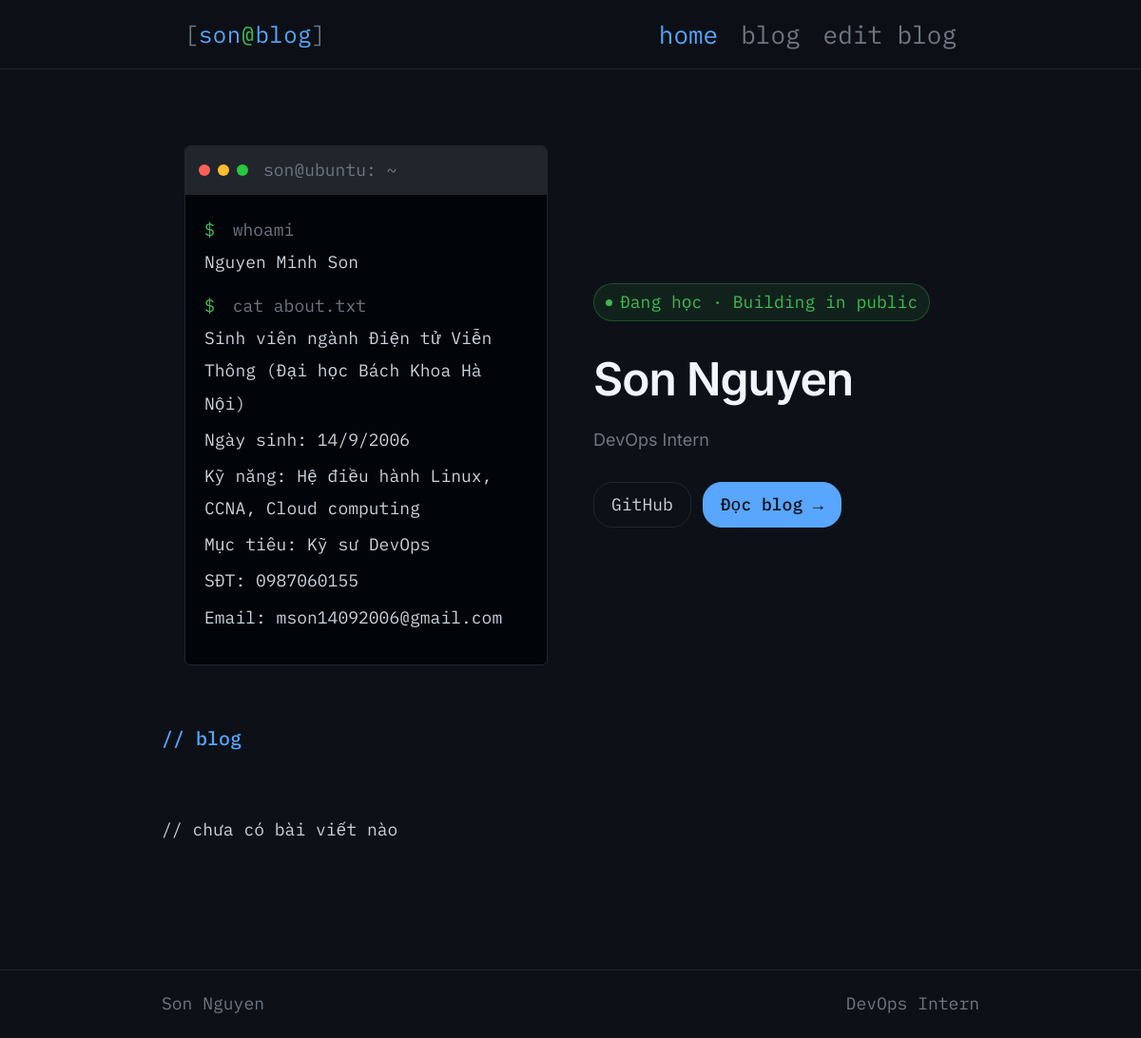
The app's page /, older data.
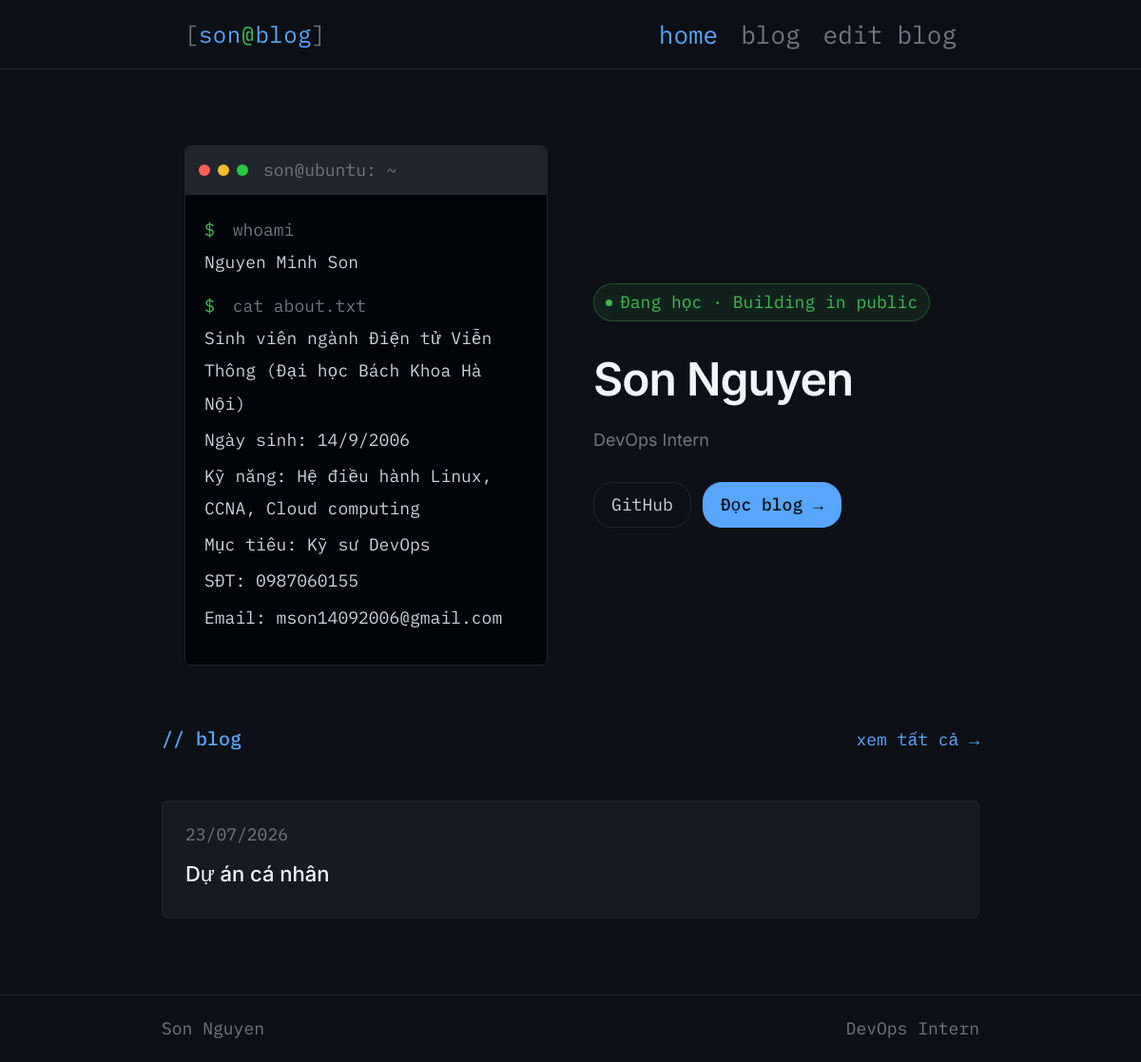
The same page, newer data.
### app/models.py (models this page shows)
class Post(db.Model):
    __tablename__ = "posts"
    id        = db.Column(db.Integer, primary_key=True) # Tạo cột id kiểu Integer, là primary key (không trùng lặp, tự tăng)
    tags      = db.Column(db.String(200)) # Danh sách tag, VD: "python, flask"
    slug      = db.Column(db.String(200), unique=True, nullable=False)  # URL-friendly string VD: "my-first-post"
    title     = db.Column(db.String(300), nullable=False) # Tiêu đề bài viết
    summary   = db.Column(db.String(500))
    content   = db.Column(db.Text, nullable=False) # Nội dung bài viết (Markdown)
    created   = db.Column(db.DateTime, default=datetime.utcnow) # Ngày tạo bài viết, mặc định là thời điểm hiện tại
    published = db.Column(db.Boolean, default=True) # Bài viết đã được publish chưa, mặc định là True
    def tag_list(self):
        if not self.tags:
            return []
        return [t.strip() for t in self.tags.split(",") if t.strip()]

### app/route/main.py (the view)
@main_bp.route("/")
def home():
    recent_posts = Post.query.filter_by(published=True) \
        .order_by(Post.created.desc()).limit(3).all()
    return render_template("home.html", recent_posts=recent_posts)

### app/templates/home.html (shortened to what this page needs)
{% extends "base.html" %}
{% block content %}
<section class="hero">
  <div class="hero-inner">
    <div class="hero-terminal">
      <div class="terminal-bar">
        <span class="dot red"></span>
        <span class="dot yellow"></span>
        <span class="dot green"></span>
        <span class="terminal-title">son@ubuntu: ~</span>
      </div>
      <div class="terminal-body">
        <p class="term-line"><span class="prompt">$</span> whoami</p>
        <p class="term-output">Nguyen Minh Son</p>
        <p class="term-line"><span class="prompt">$</span> cat about.txt</p>
        <div class="term-output about-text">
          <p>Sinh viên ngành Điện tử Viễn Thông (Đại học Bách Khoa Hà Nội)</p>
          <p>Ngày sinh: 14/9/2006</p>
          <p>Kỹ năng: Hệ điều hành Linux, CCNA, Cloud computing</p>
          <p>Mục tiêu: Kỹ sư DevOps</p>
          <p>SĐT: 0987060155</p>
          <p>Email: mson14092006@gmail.com</p>
        </div>
      </div>
    </div>
    <div class="hero-meta">
      <div class="status-badge">
        <span class="status-dot"></span>
        <span>Đang học · Building in public</span>
      </div>
      <h1 class="hero-name">Son Nguyen</h1>
      <p class="hero-role">DevOps Intern</p>
      <div class="hero-links">
        <a href="https://github.com/" class="pill-link" target="_blank">GitHub</a>
        <a href="{{ url_for('blog.index') }}" class="pill-link primary">Đọc blog →</a>
      </div>
    </div>
  </div>
</section>
{% if recent_posts %}
<section class="recent-section">
  <div class="section-inner">
    <div class="section-header">
      <h2 class="section-label">// blog</h2>
      <a href="{{ url_for('blog.index') }}" class="view-all">xem tất cả →</a>
    </div>
    <div class="post-list">
      {% for post in recent_posts %}
      <a href="{{ url_for('blog.post', slug=post.slug) }}" class="post-card-link">
        <article class="post-card">
          <div class="post-card-meta">
            <time>{{ post.created.strftime('%d/%m/%Y') }}</time>
          </div>
          <h3 class="post-card-title">{{ post.title }}</h3>
        </article>
      </a>
      {% endfor %}
    </div>
  </div>
</section>
{% else %}
<section class="recent-section">
  <div class="section-inner">
    <h2 class="section-label">// blog</h2>
    <div class="empty-state"><p class="term-output">// chưa có bài viết nào</p></div>
  </div>
</section>
{% endif %}
{% endblock %}

Row changes from the older to the newer data that the page shows:
added Post: created "23/07/2026", title "Dự án cá nhân"
Text that changed along with them:
text no longer shown: "// chưa có bài viết nào"
text now shown: "xem tất cả →"
